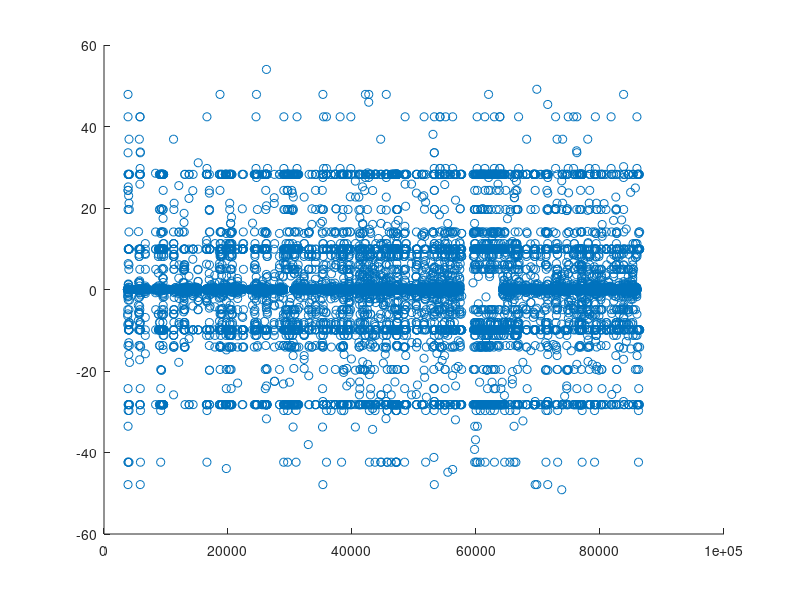

The MATLAB script that drew this image:
%%满载曲率的计算函数
% 实际数据
load('90009_load_traj.mat');
dx = diff(load_state.jing);
dy = diff(load_state.wei);
Size = length(dx);
dx_pre = [dx(1);dx];
dx_after = [dx;dx(end)];
dx_final = (dx_pre + dx_after) /2;

dy_pre = [dy(1);dy];
dy_after = [dy;dy(end)];
dy_final = (dy_pre + dy_after) /2;

ds_final = sqrt(dx_final.^2 + dy_final.^2);
path_heading = atan2(dy_final,dx_final);

dheading = diff(path_heading);
dheading_pre = [dheading(1);dheading];
dheading_after = [dheading;dheading(end)];
dheading_final = (dheading_pre + dheading_after)/2;

load_state.kappa = dheading_final./ds_final;
% 中点欧拉法计算曲率以及曲率半径
%for i = 1:Size
%    if abs(load_state.kappa(i)) > 1
%        load_state.kappa(i) = 0;
%    end 
%end
%curve = zeros(1,Size);
%time = zeros(1,Size);
%for i = 1:Size
%    if abs(load_state.kappa(i)) < 1
%        curve(i) = load_state.kappa(i);
%        time(i) = load_state.t(i);
%    end
%end
nonZeroIndices = (load_state.kappa ~= 0);
filtered_kappa = load_state.kappa(nonZeroIndices);
filtered_time = load_state.t(nonZeroIndices);
figure;
%scatter(load_state.t,load_state.kappa);%绘制散点图
scatter(filtered_time,filtered_kappa);%绘制散点图